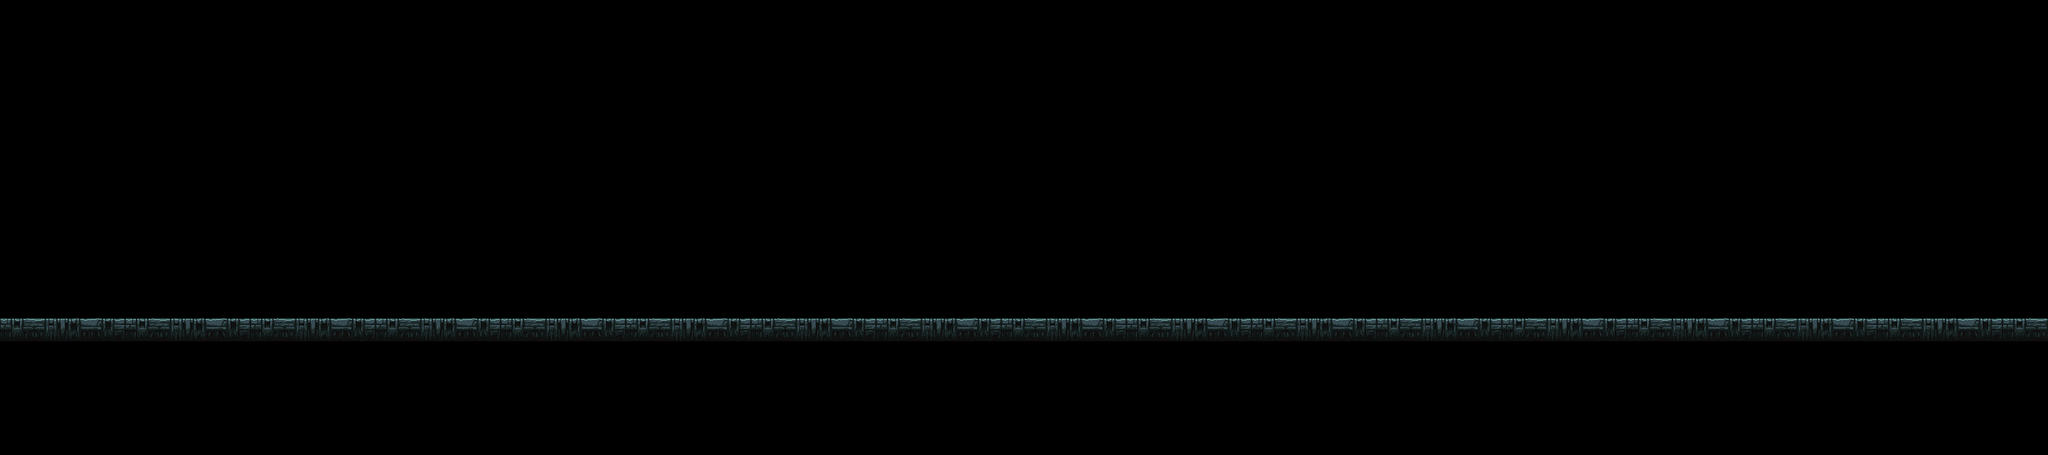

This game map was drawn from its Tiled (.tmx) file and the tilesets committed beside it. A one-line description and the trimmed map source follow:
An orthogonal 180x40 tile map with 16x16 px tiles, 1 tile layer (Collision0), 2 tilesets and 7 objects.

<map version="1.9" tiledversion="1.9.1" orientation="orthogonal" renderorder="right-down" width="180" height="40" tilewidth="16" tileheight="16" infinite="0" nextlayerid="4" nextobjectid="9">
 <tileset firstgid="1" name="main_lev_build" tilewidth="16" tileheight="16" tilecount="10240" columns="128">
  <image source="main_lev_build.png" width="2048" height="1280" />
 </tileset>
 <tileset firstgid="10241" name="other_and_decorative" tilewidth="16" tileheight="16" tilecount="1600" columns="40">
  <image source="other_and_decorative.png" width="640" height="640" />
 </tileset>
 <layer id="1" name="Collision0" width="180" height="40">
  <data>[7200 cells, 360 non-empty, 22 distinct tile ids]</data>
 </layer>
 <objectgroup id="2" name="NightBornes">
  <object id="1" x="1581.33" y="413.334" />
  <object id="2" x="1846.67" y="404" />
  <object id="5" x="2485.33" y="446.333">
   <point />
  </object>
  <object id="6" x="2352" y="446.667">
   <point />
  </object>
  <object id="7" x="2229.33" y="436.667">
   <ellipse />
  </object>
  <object id="8" x="2133.33" y="438.667">
   <ellipse />
  </object>
 </objectgroup>
 <objectgroup id="3" name="Player">
  <object id="4" x="2713.33" y="366.667" />
 </objectgroup>
</map>
